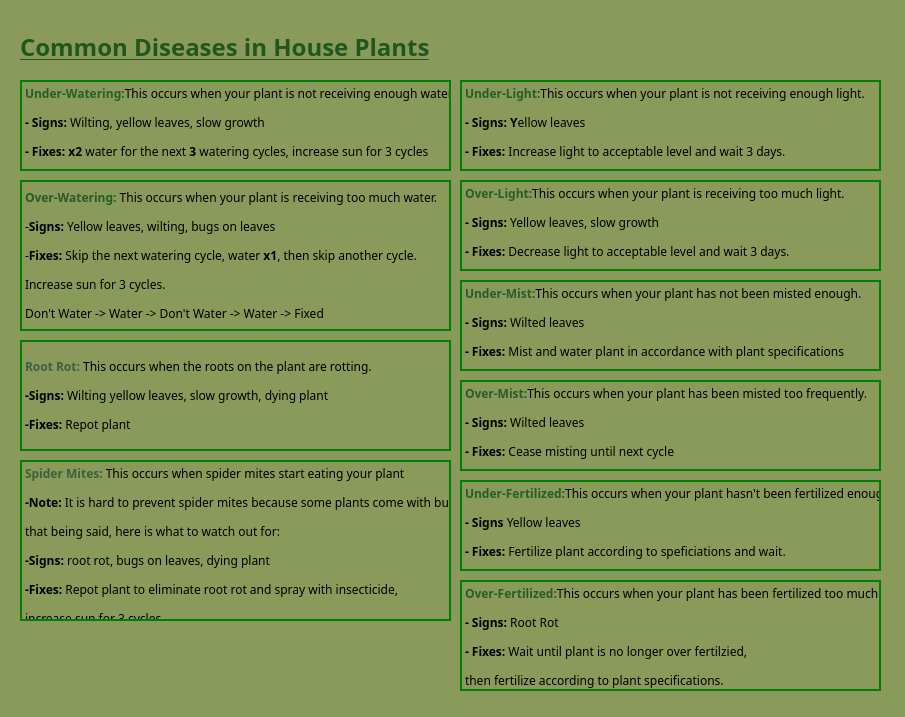
<?xml version="1.0" encoding="UTF-8"?>
<ui version="4.0">
 <class>PlantDiseaseCard</class>
 <widget class="QWidget" name="PlantDiseaseCard">
  <property name="geometry">
   <rect>
    <x>0</x>
    <y>0</y>
    <width>905</width>
    <height>717</height>
   </rect>
  </property>
  <property name="windowTitle">
   <string>Known Plant Diseases</string>
  </property>
  <property name="styleSheet">
   <string notr="true">background-color: rgb(138, 154, 91);</string>
  </property>
  <widget class="QLabel" name="header">
   <property name="geometry">
    <rect>
     <x>20</x>
     <y>30</y>
     <width>441</width>
     <height>31</height>
    </rect>
   </property>
   <property name="font">
    <font>
     <family>Futura</family>
     <pointsize>18</pointsize>
     <bold>true</bold>
     <underline>true</underline>
    </font>
   </property>
   <property name="styleSheet">
    <string notr="true">background-color: transparent;</string>
   </property>
   <property name="text">
    <string>&lt;html&gt;&lt;head/&gt;&lt;body&gt;&lt;p&gt;&lt;span style=&quot; color:#21571d;&quot;&gt;Common Diseases in House Plants&lt;/span&gt;&lt;/p&gt;&lt;/body&gt;&lt;/html&gt;</string>
   </property>
  </widget>
  <widget class="QLabel" name="underWatering">
   <property name="geometry">
    <rect>
     <x>20</x>
     <y>80</y>
     <width>431</width>
     <height>91</height>
    </rect>
   </property>
   <property name="font">
    <font>
     <family>Futura</family>
    </font>
   </property>
   <property name="styleSheet">
    <string notr="true">background-color: transparent;
border: 2px solid green;</string>
   </property>
   <property name="text">
    <string>&lt;html&gt;&lt;head/&gt;&lt;body&gt;&lt;p&gt;&lt;span style=&quot; font-weight:700; color:#275d27;&quot;&gt;Under-Watering:&lt;/span&gt;This occurs when your plant is not receiving enough water.&lt;/p&gt;&lt;p&gt;&lt;span style=&quot; font-weight:700;&quot;&gt;- Signs: &lt;/span&gt;Wilting, yellow leaves, slow growth&lt;/p&gt;&lt;p&gt;&lt;span style=&quot; font-weight:700;&quot;&gt;- Fixes: x2&lt;/span&gt; water for the next &lt;span style=&quot; font-weight:700;&quot;&gt;3 &lt;/span&gt;watering cycles, increase sun for 3 cycles&lt;/p&gt;&lt;/body&gt;&lt;/html&gt;</string>
   </property>
   <property name="alignment">
    <set>Qt::AlignLeading|Qt::AlignLeft|Qt::AlignTop</set>
   </property>
  </widget>
  <widget class="QLabel" name="overWatering">
   <property name="geometry">
    <rect>
     <x>20</x>
     <y>180</y>
     <width>431</width>
     <height>151</height>
    </rect>
   </property>
   <property name="font">
    <font>
     <family>Futura</family>
    </font>
   </property>
   <property name="styleSheet">
    <string notr="true">background-color: transparent;
border: 2px solid green;</string>
   </property>
   <property name="text">
    <string>&lt;html&gt;&lt;head/&gt;&lt;body&gt;&lt;p&gt;&lt;span style=&quot; font-weight:700; color:#255c23;&quot;&gt;Over-Watering: &lt;/span&gt;This occurs when your plant is receiving too much water.&lt;/p&gt;&lt;p&gt;-&lt;span style=&quot; font-weight:700;&quot;&gt;Signs: &lt;/span&gt;Yellow leaves, wilting, bugs on leaves&lt;/p&gt;&lt;p&gt;-&lt;span style=&quot; font-weight:700;&quot;&gt;Fixes: &lt;/span&gt;Skip the next watering cycle, water &lt;span style=&quot; font-weight:700;&quot;&gt;x1&lt;/span&gt;, then skip another cycle. &lt;/p&gt;&lt;p&gt;Increase sun for 3 cycles.&lt;/p&gt;&lt;p&gt;Don't Water -&amp;gt; Water -&amp;gt; Don't Water -&amp;gt; Water -&amp;gt; Fixed&lt;/p&gt;&lt;/body&gt;&lt;/html&gt;</string>
   </property>
   <property name="textFormat">
    <enum>Qt::RichText</enum>
   </property>
  </widget>
  <widget class="QLabel" name="spiderMites">
   <property name="geometry">
    <rect>
     <x>20</x>
     <y>460</y>
     <width>431</width>
     <height>161</height>
    </rect>
   </property>
   <property name="font">
    <font>
     <family>Futura</family>
    </font>
   </property>
   <property name="styleSheet">
    <string notr="true">background-color: transparent;
border: 2px solid green;</string>
   </property>
   <property name="text">
    <string>&lt;html&gt;&lt;head/&gt;&lt;body&gt;&lt;p&gt;&lt;span style=&quot; font-weight:700; color:#3e6037;&quot;&gt;Spider Mites: &lt;/span&gt;This occurs when spider mites start eating your plant&lt;/p&gt;&lt;p&gt;&lt;span style=&quot; font-weight:700;&quot;&gt;-Note: &lt;/span&gt;It is hard to prevent spider mites because some plants come with bugs,&lt;/p&gt;&lt;p&gt;that being said, here is what to watch out for:&lt;/p&gt;&lt;p&gt;&lt;span style=&quot; font-weight:700;&quot;&gt;-Signs: &lt;/span&gt;root rot, bugs on leaves, dying plant&lt;/p&gt;&lt;p&gt;&lt;span style=&quot; font-weight:700;&quot;&gt;-Fixes: &lt;/span&gt;Repot plant to eliminate root rot and spray with insecticide, &lt;/p&gt;&lt;p&gt;increase sun for 3 cycles&lt;/p&gt;&lt;/body&gt;&lt;/html&gt;</string>
   </property>
   <property name="alignment">
    <set>Qt::AlignLeading|Qt::AlignLeft|Qt::AlignTop</set>
   </property>
  </widget>
  <widget class="QLabel" name="rootRot">
   <property name="geometry">
    <rect>
     <x>20</x>
     <y>340</y>
     <width>431</width>
     <height>111</height>
    </rect>
   </property>
   <property name="font">
    <font>
     <family>Futura</family>
    </font>
   </property>
   <property name="styleSheet">
    <string notr="true">background-color: transparent;
border: 2px solid green;</string>
   </property>
   <property name="text">
    <string>&lt;html&gt;&lt;head/&gt;&lt;body&gt;&lt;p&gt;&lt;span style=&quot; font-weight:700; color:#3e5f41;&quot;&gt;Root Rot: &lt;/span&gt;This occurs when the roots on the plant are rotting.&lt;/p&gt;&lt;p&gt;&lt;span style=&quot; font-weight:700;&quot;&gt;-Signs: &lt;/span&gt;Wilting yellow leaves, slow growth, dying plant&lt;/p&gt;&lt;p&gt;&lt;span style=&quot; font-weight:700;&quot;&gt;-Fixes: &lt;/span&gt;Repot plant &lt;/p&gt;&lt;/body&gt;&lt;/html&gt;</string>
   </property>
  </widget>
  <widget class="QLabel" name="underWatering_2">
   <property name="geometry">
    <rect>
     <x>460</x>
     <y>80</y>
     <width>421</width>
     <height>91</height>
    </rect>
   </property>
   <property name="font">
    <font>
     <family>Futura</family>
    </font>
   </property>
   <property name="styleSheet">
    <string notr="true">background-color: transparent;
border: 2px solid green;</string>
   </property>
   <property name="text">
    <string>&lt;html&gt;&lt;head/&gt;&lt;body&gt;&lt;p&gt;&lt;span style=&quot; font-weight:700; color:#275d27;&quot;&gt;Under-Light:&lt;/span&gt;This occurs when your plant is not receiving enough light.&lt;/p&gt;&lt;p&gt;&lt;span style=&quot; font-weight:700;&quot;&gt;- Signs: Y&lt;/span&gt;ellow leaves&lt;/p&gt;&lt;p&gt;&lt;span style=&quot; font-weight:700;&quot;&gt;- Fixes: &lt;/span&gt;Increase light to acceptable level and wait 3 days.&lt;/p&gt;&lt;/body&gt;&lt;/html&gt;</string>
   </property>
   <property name="alignment">
    <set>Qt::AlignLeading|Qt::AlignLeft|Qt::AlignTop</set>
   </property>
  </widget>
  <widget class="QLabel" name="underWatering_3">
   <property name="geometry">
    <rect>
     <x>460</x>
     <y>180</y>
     <width>421</width>
     <height>91</height>
    </rect>
   </property>
   <property name="font">
    <font>
     <family>Futura</family>
    </font>
   </property>
   <property name="styleSheet">
    <string notr="true">background-color: transparent;
border: 2px solid green;</string>
   </property>
   <property name="text">
    <string>&lt;html&gt;&lt;head/&gt;&lt;body&gt;&lt;p&gt;&lt;span style=&quot; font-weight:700; color:#275d27;&quot;&gt;Over-Light:&lt;/span&gt;This occurs when your plant is receiving too much light.&lt;/p&gt;&lt;p&gt;&lt;span style=&quot; font-weight:700;&quot;&gt;- Signs: &lt;/span&gt;Yellow leaves, slow growth&lt;/p&gt;&lt;p&gt;&lt;span style=&quot; font-weight:700;&quot;&gt;- Fixes: &lt;/span&gt;Decrease light to acceptable level and wait 3 days.&lt;/p&gt;&lt;/body&gt;&lt;/html&gt;</string>
   </property>
   <property name="alignment">
    <set>Qt::AlignLeading|Qt::AlignLeft|Qt::AlignTop</set>
   </property>
  </widget>
  <widget class="QLabel" name="underWatering_5">
   <property name="geometry">
    <rect>
     <x>460</x>
     <y>280</y>
     <width>421</width>
     <height>91</height>
    </rect>
   </property>
   <property name="font">
    <font>
     <family>Futura</family>
    </font>
   </property>
   <property name="styleSheet">
    <string notr="true">background-color: transparent;
border: 2px solid green;</string>
   </property>
   <property name="text">
    <string>&lt;html&gt;&lt;head/&gt;&lt;body&gt;&lt;p&gt;&lt;span style=&quot; font-weight:700; color:#275d27;&quot;&gt;Under-Mist:&lt;/span&gt;This occurs when your plant has not been misted enough.&lt;/p&gt;&lt;p&gt;&lt;span style=&quot; font-weight:700;&quot;&gt;- Signs: &lt;/span&gt;Wilted leaves&lt;/p&gt;&lt;p&gt;&lt;span style=&quot; font-weight:700;&quot;&gt;- Fixes: &lt;/span&gt;Mist and water plant in accordance with plant specifications&lt;/p&gt;&lt;/body&gt;&lt;/html&gt;</string>
   </property>
   <property name="alignment">
    <set>Qt::AlignLeading|Qt::AlignLeft|Qt::AlignTop</set>
   </property>
  </widget>
  <widget class="QLabel" name="underWatering_6">
   <property name="geometry">
    <rect>
     <x>460</x>
     <y>380</y>
     <width>421</width>
     <height>91</height>
    </rect>
   </property>
   <property name="font">
    <font>
     <family>Futura</family>
    </font>
   </property>
   <property name="styleSheet">
    <string notr="true">background-color: transparent;
border: 2px solid green;</string>
   </property>
   <property name="text">
    <string>&lt;html&gt;&lt;head/&gt;&lt;body&gt;&lt;p&gt;&lt;span style=&quot; font-weight:700; color:#275d27;&quot;&gt;Over-Mist:&lt;/span&gt;This occurs when your plant has been misted too frequently.&lt;/p&gt;&lt;p&gt;&lt;span style=&quot; font-weight:700;&quot;&gt;- Signs: &lt;/span&gt;Wilted leaves&lt;/p&gt;&lt;p&gt;&lt;span style=&quot; font-weight:700;&quot;&gt;- Fixes: &lt;/span&gt;Cease misting until next cycle&lt;/p&gt;&lt;/body&gt;&lt;/html&gt;</string>
   </property>
   <property name="alignment">
    <set>Qt::AlignLeading|Qt::AlignLeft|Qt::AlignTop</set>
   </property>
  </widget>
  <widget class="QLabel" name="underWatering_7">
   <property name="geometry">
    <rect>
     <x>460</x>
     <y>480</y>
     <width>421</width>
     <height>91</height>
    </rect>
   </property>
   <property name="font">
    <font>
     <family>Futura</family>
    </font>
   </property>
   <property name="styleSheet">
    <string notr="true">background-color: transparent;
border: 2px solid green;</string>
   </property>
   <property name="text">
    <string>&lt;html&gt;&lt;head/&gt;&lt;body&gt;&lt;p&gt;&lt;span style=&quot; font-weight:700; color:#275d27;&quot;&gt;Under-Fertilized:&lt;/span&gt;This occurs when your plant hasn't been fertilized enough.&lt;/p&gt;&lt;p&gt;&lt;span style=&quot; font-weight:700;&quot;&gt;- Signs&lt;/span&gt; Yellow leaves&lt;/p&gt;&lt;p&gt;&lt;span style=&quot; font-weight:700;&quot;&gt;- Fixes: &lt;/span&gt;Fertilize plant according to speficiations and wait.&lt;/p&gt;&lt;/body&gt;&lt;/html&gt;</string>
   </property>
   <property name="alignment">
    <set>Qt::AlignLeading|Qt::AlignLeft|Qt::AlignTop</set>
   </property>
  </widget>
  <widget class="QLabel" name="underWatering_8">
   <property name="geometry">
    <rect>
     <x>460</x>
     <y>580</y>
     <width>421</width>
     <height>111</height>
    </rect>
   </property>
   <property name="font">
    <font>
     <family>Futura</family>
    </font>
   </property>
   <property name="styleSheet">
    <string notr="true">background-color: transparent;
border: 2px solid green;</string>
   </property>
   <property name="text">
    <string>&lt;html&gt;&lt;head/&gt;&lt;body&gt;&lt;p&gt;&lt;span style=&quot; font-weight:700; color:#275d27;&quot;&gt;Over-Fertilized:&lt;/span&gt;This occurs when your plant has been fertilized too much.&lt;/p&gt;&lt;p&gt;&lt;span style=&quot; font-weight:700;&quot;&gt;- Signs: &lt;/span&gt;Root Rot&lt;/p&gt;&lt;p&gt;&lt;span style=&quot; font-weight:700;&quot;&gt;- Fixes: &lt;/span&gt;Wait until plant is no longer over fertilzied,&lt;/p&gt;&lt;p&gt; then fertilize according to plant specifications.&lt;/p&gt;&lt;/body&gt;&lt;/html&gt;</string>
   </property>
   <property name="alignment">
    <set>Qt::AlignLeading|Qt::AlignLeft|Qt::AlignTop</set>
   </property>
  </widget>
 </widget>
 <resources/>
 <connections/>
</ui>
